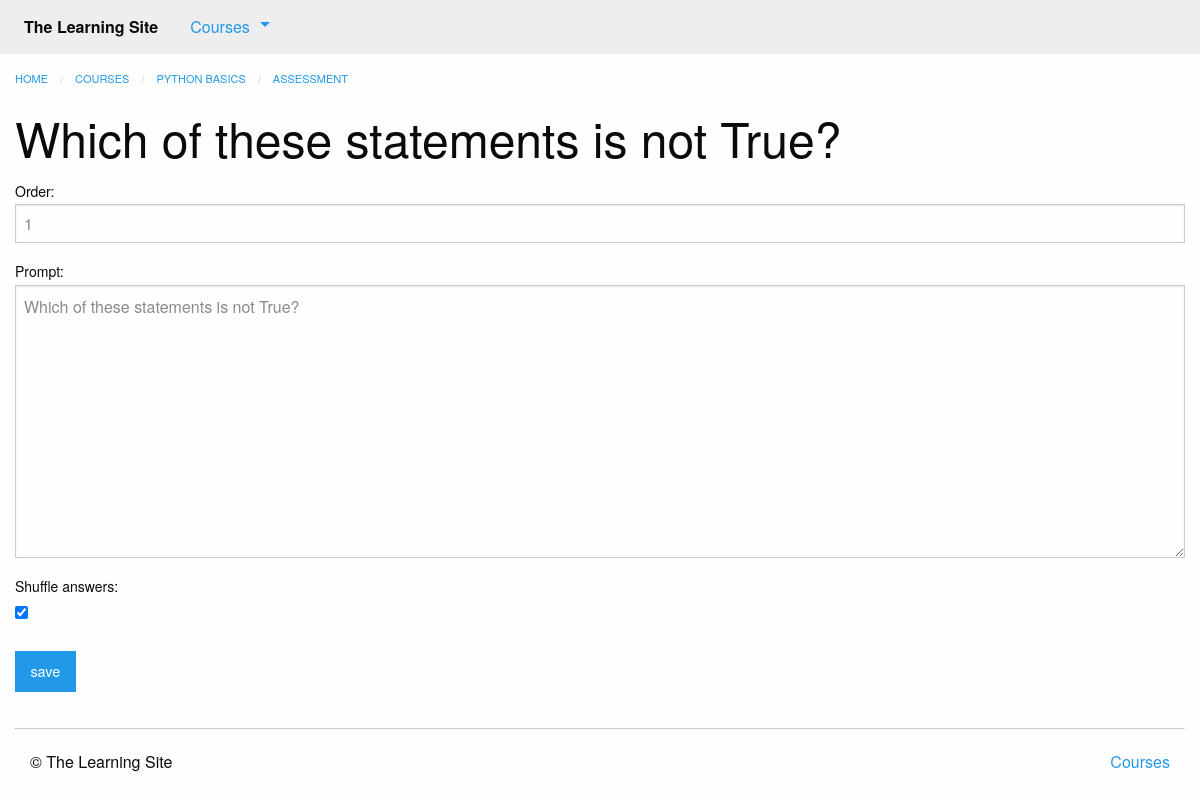
The app's page /courses/2/edit_question/2/ (signed in), older data.
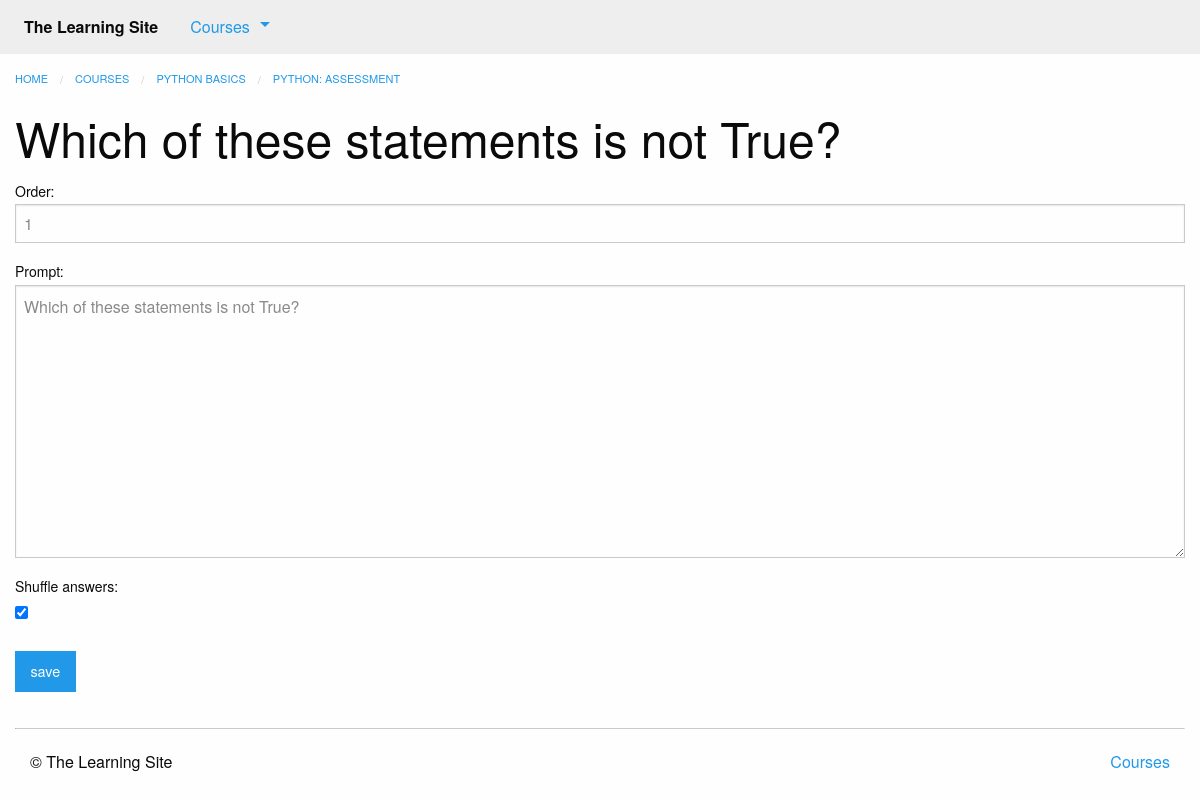
The same page, newer data.
### courses/models.py (models this page shows, shortened)
class Step(models.Model):
    title = models.CharField(max_length=255)
    description = models.TextField()
    order = models.IntegerField(default=0)
    course = models.ForeignKey(Course, on_delete=models.CASCADE)
    class Meta:
        abstract = True
        ordering = ['order', ]

class Quiz(Step):
    total_questions = models.IntegerField(default=4)
    class Meta:
        verbose_name_plural = "Quizzes"

class Course(models.Model):
    created_at = models.DateTimeField(auto_now_add=True)
    title = models.CharField(max_length=255)
    description = models.TextField()

### courses/views.py (the view)
# urls.py: path('<int:quiz_pk>/edit_question/<int:question_pk>/', views.edit_question, name='edit_question'),
@login_required
def edit_question(request, quiz_pk, question_pk):
    question = get_object_or_404(models.Question, pk=question_pk, quiz_id=quiz_pk)
    if hasattr(question, 'truefalsequestion'):
        form_class = forms.TrueFalseQuestionForm
        question = question.truefalsequestion
    else:
        form_class = forms.MultipleChoiceQuestionForm
        question = question.multiplechoicequestion
    form = form_class(instance=question)
    if request.method == 'POST':
        form = form_class(instance=question, data=request.POST)
        form.save()
        messages.success(request, "Updated {}".format(question.prompt))
        return HttpResponseRedirect(question.quiz.get_absolute_url())
    return render(request, 'courses/question_form.html', {'form': form, 'quiz': question.quiz})

### courses/forms.py
class MultipleChoiceQuestionForm(ModelForm):
    class Meta:
        model = models.MultipleChoiceQuestion
        fields = [
            'order',
            'prompt',
            'shuffle_answers'
        ]

### courses/templatetags/course_extras.py (called while the page is built)
@register.inclusion_tag('courses/course_nav.html')
def nav_courses_list():
    courses = Course.objects.all()[:5]
    return {'courses': courses}

### courses/templates/courses/question_form.html (shortened to what this page needs)
{% extends 'courses/layout.html' %}
{% load course_extras %}
{% block breadcrumbs %}
    <li><a href="{% url 'courses:detail' pk=quiz.course.pk %}">{{ quiz.course.title }}</a></li>
    <li><a href="{% url 'courses:quiz' course_pk=quiz.course.pk step_pk=quiz.pk %}">{{ quiz.title }}</a></li>
{% endblock %}
{% block content %}
<div class="row columns">
    {{ block.super }}
    <h1> {{ form.instance.prompt |default:"Make a new question" }} </h1>
    <form method="POST" action="">
        {{ form.as_p }}
        <input type="submit" class="button" value="save">
    </form>
</div>
{% endblock %}

Row changes from the older to the newer data that the page shows:
changed Quiz "PYTHON BASICS": title "ASSESSMENT" → "PYTHON: ASSESSMENT"
